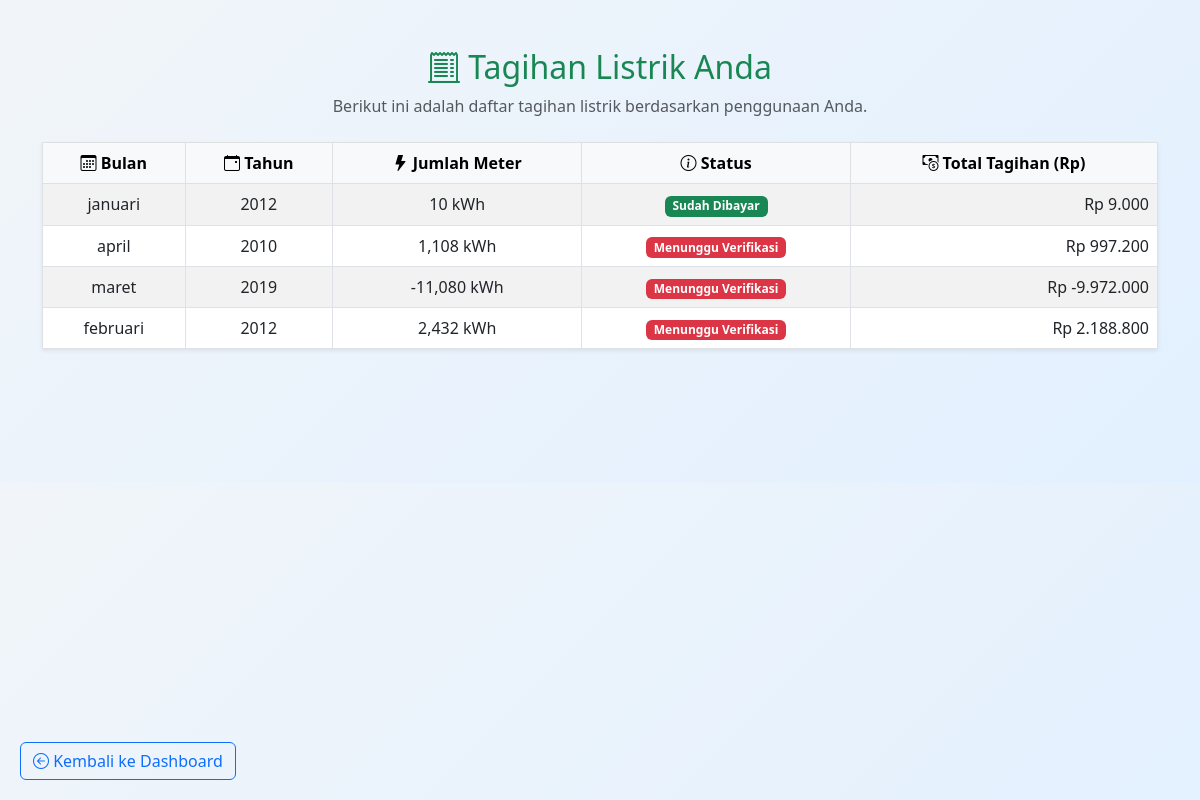
The app's page /pelanggan/tagihan/tagihan.php (signed in) with its own data.
### tables this page shows
CREATE TABLE IF NOT EXISTS `tagihan` (
  `id_tagihan` int NOT NULL AUTO_INCREMENT,
  `id_penggunaan` int DEFAULT NULL,
  `id_pelanggan` int DEFAULT NULL,
  `bulan` varchar(20) DEFAULT NULL,
  `tahun` year DEFAULT NULL,
  `jumlah_meter` int DEFAULT NULL,
  `status` enum('belum dibayar','sudah dibayar','menunggu verifikasi') DEFAULT NULL,
  PRIMARY KEY (`id_tagihan`),
  KEY `id_penggunaan` (`id_penggunaan`),
  KEY `id_pelanggan` (`id_pelanggan`),
  CONSTRAINT `tagihan_ibfk_1` FOREIGN KEY (`id_penggunaan`) REFERENCES `penggunaan` (`id_penggunaan`),
  CONSTRAINT `tagihan_ibfk_2` FOREIGN KEY (`id_pelanggan`) REFERENCES `pelanggan` (`id_pelanggan`)
);

### pelanggan/tagihan/tagihan.php (the view, shortened to what this page needs)
<?php
include '../../config/database.php';
$id_pelanggan = $_SESSION['id_pelanggan'];
$tagihan = $conn->query("
  SELECT t.bulan, t.tahun, t.jumlah_meter, t.status, (t.jumlah_meter * tr.tarifperkwh) AS total
  FROM tagihan t
  JOIN pelanggan p ON t.id_pelanggan = p.id_pelanggan
  JOIN tarif tr ON p.id_tarif = tr.id_tarif
  WHERE t.id_pelanggan = '$id_pelanggan'
");
?>
<!DOCTYPE html>
<html lang="id">
<head>
  <link rel="stylesheet" href="https://cdn.jsdelivr.net/npm/bootstrap@5.3.0/dist/css/bootstrap.min.css">
  <link rel="stylesheet" href="https://cdn.jsdelivr.net/npm/bootstrap-icons@1.10.5/font/bootstrap-icons.css">
</head>
<body>
  <div class="container py-5">
    <div class="text-center mb-4">
      <h2 class="text-success"><i class="bi bi-receipt-cutoff"></i> Tagihan Listrik Anda</h2>
      <p class="text-muted">Berikut ini adalah daftar tagihan listrik berdasarkan penggunaan Anda.</p>
    </div>
    <table class="table table-bordered table-striped shadow-sm bg-white">
      <thead class="table-light text-center">
        <tr>
          <th><i class="bi bi-calendar3"></i> Bulan</th>
          <th><i class="bi bi-calendar-event"></i> Tahun</th>
          <th><i class="bi bi-lightning-fill"></i> Jumlah Meter</th>
          <th><i class="bi bi-info-circle"></i> Status</th>
          <th><i class="bi bi-cash-coin"></i> Total Tagihan (Rp)</th>
        </tr>
      </thead>
      <tbody>
        <?php while ($row = $tagihan->fetch_assoc()) { ?>
        <tr class="text-center">
          <td><?= htmlspecialchars($row['bulan']) ?></td>
          <td><?= htmlspecialchars($row['tahun']) ?></td>
          <td><?= number_format($row['jumlah_meter']) ?> kWh</td>
          <td>
            <span class="badge bg-<?= $row['status'] == 'sudah dibayar' ? 'success' : 'danger' ?>">
              <?= ucwords($row['status']) ?>
            </span>
          </td>
          <td class="text-end">Rp <?= number_format($row['total'], 0, ',', '.') ?></td>
        </tr>
        <?php } ?>
      </tbody>
    </table>
  </div>
  <div class="fixed-back">
    <a href="../dashboard.php" class="btn btn-outline-primary">
      <i class="bi bi-arrow-left-circle"></i> Kembali ke Dashboard
    </a>
  </div>
</body>
</html>

### pelanggan/tagihan/tagihan.php (style rules this page uses)
body { background: linear-gradient(135deg, #f1f5f9, #e2f0ff); font-family: 'Segoe UI', sans-serif; padding-bottom: 70px; }
.fixed-back { position: fixed; bottom: 20px; left: 20px; }
.table th, .table td { vertical-align: middle; }

### records on screen
tagihan: bulan "januari", tahun "2012", jumlah_meter "10", status "Sudah Dibayar", total "9.000"
tagihan: bulan "april", tahun "2010", jumlah_meter "1,108", status "Menunggu Verifikasi", total "997.200"
tagihan: bulan "maret", tahun "2019", jumlah_meter "-11,080", status "Menunggu Verifikasi", total "-9.972.000"
tagihan: bulan "februari", tahun "2012", jumlah_meter "2,432", status "Menunggu Verifikasi", total "2.188.800"
